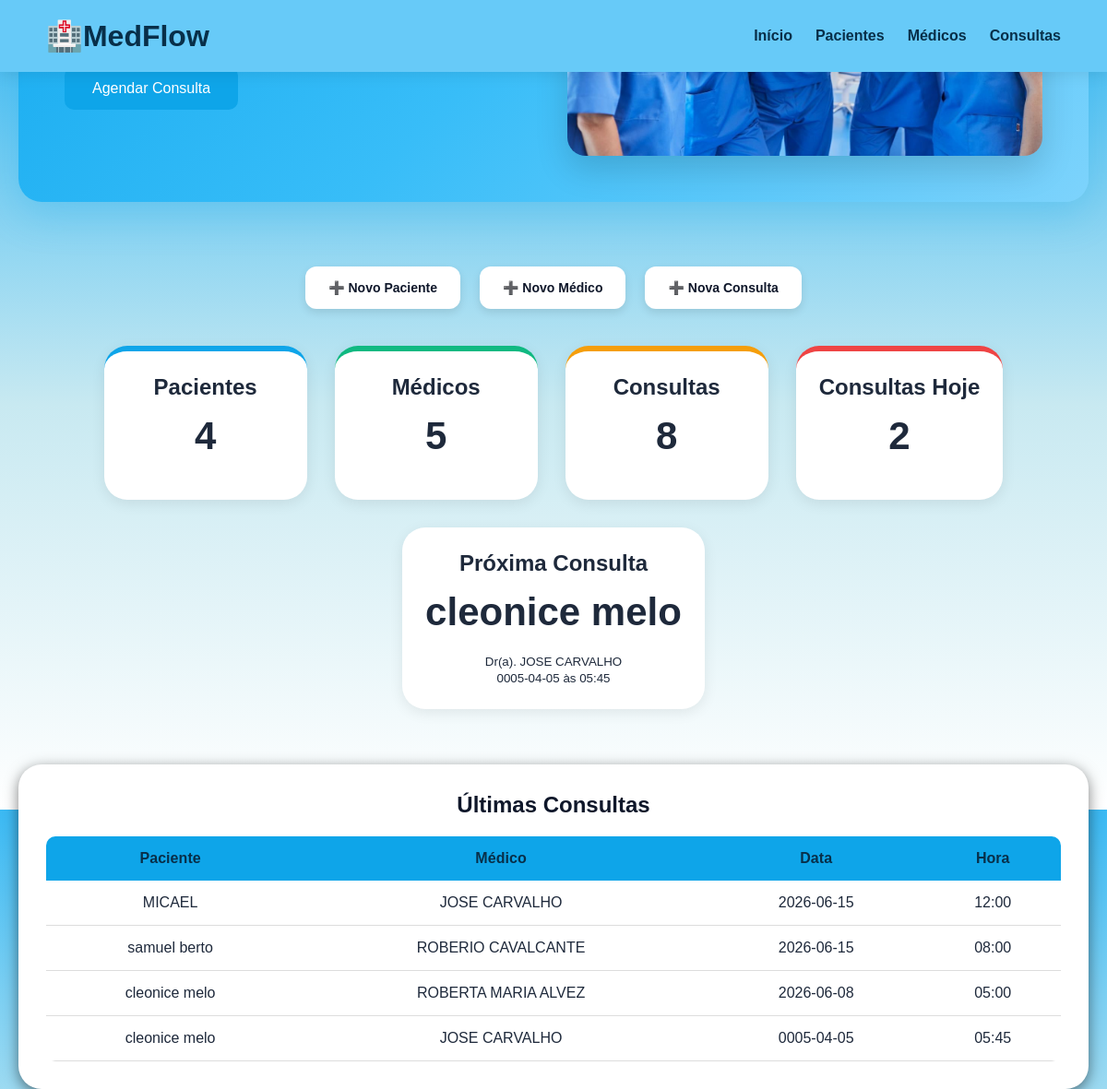
The page / on the database its author committed.
### tables this page shows
CREATE TABLE pacientes (
                   id INTEGER PRIMARY KEY AUTOINCREMENT,
                   nome TEXT NOT NULL,
                   idade INTEGER,
                   telefone TEXT,
                   genero TEXT
                   );

CREATE TABLE medicos (
                   id INTEGER PRIMARY KEY AUTOINCREMENT,
                   nome TEXT NOT NULL,
                   especialidade TEXT NOT NULL,
                   telefone TEXT NOT NULL
                   );

CREATE TABLE consultas (
                   id INTEGER PRIMARY KEY AUTOINCREMENT,
                   paciente_id INTEGER NOT NULL,
                   medico_id INTEGER NOT NULL,
                   data TEXT NOT NULL,
                   hora TEXT NOT NULL,
                   FOREIGN KEY (paciente_id) REFERENCES pacientes(id),
                   FOREIGN KEY (medico_id) REFERENCES medicos(id)
                   );

### app.py (the view)
@app.route("/")
def home():
    hoje = date.today()
    conexao = conectar()
    cursor = conexao.cursor()
    cursor.execute("SELECT COUNT(*) FROM pacientes")
    total_pacientes = cursor.fetchone()[0]
    cursor.execute("SELECT COUNT(*) FROM medicos")
    total_medicos = cursor.fetchone()[0]
    cursor.execute("SELECT COUNT(*) FROM consultas")
    total_consultas = cursor.fetchone()[0]
    cursor.execute("""
                   SELECT COUNT(*)
                   FROM consultas
                   WHERE data = ?
                   """, (hoje,))
    consultas_hoje =cursor.fetchone()[0]
    cursor.execute("""
                   SELECT
                   pacientes.nome,
                     medicos.nome,
                        consultas.data,
                        consultas.hora
                   FROM consultas
                   JOIN pacientes
                     ON consultas.paciente_id = pacientes.id
                   JOIN medicos
                   ON consultas.medico_id = medicos.id
                   ORDER BY consultas.data ASC, consultas.hora ASC
                   LIMIT 1
                     """)
    proxima_consulta = cursor.fetchone()
    cursor.execute("""
                   SELECT
                   pacientes.nome,
                   medicos.nome,
                   consultas.data,
                   consultas.hora
                   FROM consultas
                   JOIN pacientes
                   ON consultas.paciente_id = pacientes.id
                   JOIN medicos
                   ON consultas.medico_id = medicos.id
                   ORDER BY consultas.id DESC
                   LIMIT 5
                   """)
    ultimas_consultas = cursor.fetchall()
    conexao.close()
    return render_template(
        "index.html",
        total_pacientes=total_pacientes,
        total_medicos=total_medicos,
        total_consultas=total_consultas,
        consultas_hoje=consultas_hoje,
        proxima_consulta=proxima_consulta,
        ultimas_consultas=ultimas_consultas
    )

### database/conexao.py (called while the page is built)
def conectar():
    conexao = sqlite3.connect('medflow.db')
    return conexao

### templates/index.html (shortened to what this page needs)
<!DOCTYPE html>
<html lang="pt-br">
<head>
    <link rel="stylesheet" href="{{ url_for('static', filename='css/style.css') }}">
</head>
<body>
    <nav class="navbar">
        <div class="logo">🏥MedFlow</div>
        <div class="menu">
            <a href="/">Início</a>
            <a href="/pacientes">Pacientes</a>
            <a href="/medicos">Médicos</a>
            <a href="/consultas">Consultas</a>
            </div>
    </nav>
    <section class="hero">
 <div class="hero-banner">
    <div class="hero-content">
        <div class="hero-text">
            <p>
            </p>
            <a href="/nova-consulta" class="btn">
                Agendar Consulta
            </a>
        </div>
        <div class="hero-image">
            <img
                src="{{ url_for('static', filename='img/equipe-v3-img.jfif') }}"
                alt="Equipe Médica">
        </div>
    </div>
</div>
        <div class="acoes-rapidas">
            <a href="/novo-paciente" class="btn-acao">
                ➕ Novo Paciente
            </a>
            <a href="/novo-medico" class="btn-acao">
                ➕ Novo Médico
            </a>
            <a href="/nova-consulta" class="btn-acao">
                ➕ Nova Consulta
            </a>
        </div>
        <section class="dashboard">
            <div class="card pacientes-card">
                 <h2> Pacientes</h2>
                 <p>{{ total_pacientes }}</p>
            </div>
            <div class="card medicos-card">
                <h2> Médicos</h2>
                <p>{{ total_medicos }}</p>
                </div>
                <div class="card consultas-card">
                    <h2> Consultas</h2>
                    <p>{{ total_consultas }}</p>
                </div>
                <div class="card hoje-card">
                    <h2> Consultas Hoje</h2>
                    <p>{{ consultas_hoje }}</p>
                </div>
                {% if proxima_consulta %}
                <div class="card">
                    <h2> Próxima Consulta</h2>
                    <p>{{ proxima_consulta[0] }}</p>
                    <small>
                        Dr(a). {{ proxima_consulta[1] }} <br>
                        {{ proxima_consulta[2] }} às {{ proxima_consulta[3] }}
                    </small>
                </div>
                {% endif %}
                </section>
         <section class="ultimas-consultas">
            <h2> Últimas Consultas</h2>
            <table>
                <thead>
                    <tr>
                        <th>Paciente</th>
                        <th>Médico</th>
                        <th>Data</th>
                        <th>Hora</th>
                    </tr>
                </thead>
                <tbody>
                    {% for consulta in ultimas_consultas %}
                    <tr>
                        <td>{{ consulta[0] }}</td>
                        <td>{{ consulta[1] }}</td>
                        <td>{{ consulta[2] }}</td>
                        <td>{{ consulta[3] }}</td>
                    </tr>
                    {% endfor %}
                </tbody>
            </table>
         </section>
    </section>
</body>
</html>

### static/css/style.css (style rules this page uses)
* { margin: 0; padding: 0; box-sizing: border-box; }
body { font-family: Arial, sans-serif; background: linear-gradient( 180deg, #3bb9f3 0%, #c8e9f1 50%, #ffffff 100% ); color: #1e293b; }
.navbar { background: #67caf8; display: flex; justify-content: space-between; align-items: center; padding: 20px 50px; box-shadow: 0 4px 15px rgba(0,0,0,0.08); position: sticky; top: 0; z-index: 1000; }
.logo { font-size: 32px; font-weight: 700; color: #082f49; }
.menu { display: flex; gap: 25px; }
.menu a { color: #082f49; text-decoration: none; font-weight: 600; transition: 0.3s; }
.hero { height: 85vh; display: flex; flex-direction: column; justify-content: center; align-items: center; text-align: center; padding: 20px; }
.hero p { font-size: 20px; max-width: 700px; margin-bottom: 20px; }
.btn { background-color: #0ea5e9; color: white; padding: 15px 30px; border-radius: 10px; text-decoration: none; transition: 0.3s; }
table { width: 100%; border-collapse: collapse; }
th { background-color: #0ea5e9; color:#082f49; padding: 15px; font-weight: 600; letter-spacing: 0.05px; }
td { padding: 15px; border-bottom: 1px solid #ddd; }
.hero { min-height: 100vh; }
table { background-color: white; border-radius: 10px; overflow: hidden; }
.dashboard { display: flex; justify-content: center; gap: 30px; flex-wrap: wrap; }
.card { background: white; padding: 25px; border-radius: 25px; min-width: 220px; box-shadow: 0 4px 15px rgba(0, 0, 0, 0.08); transition: all 0.3s ease; }
.card h2 { margin-bottom: 15px; }
.card p { font-size: 42px; font-weight: 700; margin-top: 10px; }
.btn-acao { padding: 8px 12px; margin: 0 3px; font-size: 14px; }
.acoes-rapidas { display: flex; gap: 15px; margin-top: 30px; margin-bottom: 40px; }
.btn-acao { background-color: white; color: #0f172a; text-decoration: none; padding: 15px 25px; border-radius: 12px; box-shadow: 0 4px 10px rgba(0, 0, 0, 0.1); transition: all 0.3s ease; font-weight: bold; }
.hero-banner { background: linear-gradient( 135deg, #10a8ee, #38bdf8, #7dd3fc ); width: 100%; max-width: 1200px; padding: 50px; border-radius: 25px; color: white; margin-bottom: 40px; box-shadow: 0 15px 40px rgba(14,165,233,0.25); }
.hero-banner p { font-size: 22px; margin-bottom: 30px; color: white; }
.hero-content { display: flex; align-items: center; justify-content: space-between; gap: 30px; }
.hero-text { flex: 1; text-align: left; }
.hero-image { flex: 1; display: flex; justify-content: center; }
.hero-image img { width: 100%; max-width: 550px; border-radius: 20px; box-shadow: 0 15px 35px rgba(0, 0, 0, 0.15); transition: 0.3s; }
.pacientes-card { border-top: 6px solid #0ea5e9; }
.medicos-card { border-top: 6px solid #10b981; }
.consultas-card { border-top: 6px solid #f59e0b; }
.hoje-card { border-top: 6px solid #ef4444; }
.ultimas-consultas { width: 100%; max-width: 1200px; background-color: white; padding: 30px; border-radius: 25px; margin-top: 60px; box-shadow: 0 4px 15px rgba(0, 0, 0, 0.5); }
.ultimas-consultas h2 { margin-bottom: 20px; color: #0f172a; ; }

### rows shown on the page
pacientes: nome "cleonice melo"
medicos: nome "JOSE CARVALHO"
consultas: data "0005-04-05", hora "05:45", nome "cleonice melo", nome "JOSE CARVALHO"
consultas: nome "MICAEL", nome "JOSE CARVALHO", data "2026-06-15", hora "12:00"
consultas: nome "samuel berto", nome "ROBERIO CAVALCANTE", data "2026-06-15", hora "08:00"
consultas: nome "cleonice melo", nome "ROBERTA MARIA ALVEZ", data "2026-06-08", hora "05:00"

### other values the page prints
{{ total_pacientes }} "4"
{{ total_medicos }} "5"
{{ total_consultas }} "8"
{{ consultas_hoje }} "2"
